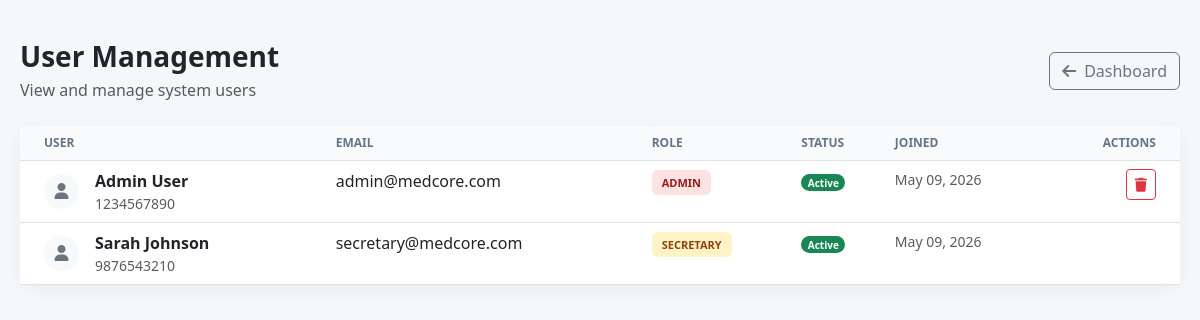
/hospital-booking-system-main/users.php (signed in), run on the app's committed database.
### tables this page shows
CREATE TABLE users (
    id INT PRIMARY KEY AUTO_INCREMENT,
    first_name VARCHAR(50) NOT NULL,
    last_name VARCHAR(50) NOT NULL,
    email VARCHAR(100) UNIQUE NOT NULL,
    phone VARCHAR(20) UNIQUE,
    password_hash VARCHAR(255) NOT NULL,
    role ENUM('admin', 'secretary', 'doctor', 'patient') NOT NULL,
    profile_photo VARCHAR(255),
    status ENUM('active', 'inactive', 'blocked') DEFAULT 'active',
    created_at TIMESTAMP DEFAULT CURRENT_TIMESTAMP,
    updated_at TIMESTAMP DEFAULT CURRENT_TIMESTAMP ON UPDATE CURRENT_TIMESTAMP,
    last_login TIMESTAMP NULL,
    remember_token VARCHAR(255) NULL,
    two_factor_enabled BOOLEAN DEFAULT FALSE,
    INDEX idx_email (email),
    INDEX idx_role (role),
    INDEX idx_status (status)
);

### hospital-booking-system-main/functions.php (called while the page is built, shortened)
<?php
function isLoggedIn() {
    return isset($_SESSION['logged_in']) && $_SESSION['logged_in'] === true;
}
function getCurrentUserId() {
    return isLoggedIn() ? $_SESSION['user_id'] : null;
}
?>

### hospital-booking-system-main/users.php (the view, shortened to what this page needs)
<?php
require_once 'functions.php';
$query = "SELECT * FROM users ORDER BY created_at DESC";
$result = mysqli_query($link, $query);
$users = [];
while ($row = mysqli_fetch_assoc($result)) {
    $users[] = $row;
}
?>
<!DOCTYPE html>
<html lang="en">
<head>
    <link href="https://cdn.jsdelivr.net/npm/bootstrap@5.3.0/dist/css/bootstrap.min.css" rel="stylesheet">
    <link rel="stylesheet" href="https://cdnjs.cloudflare.com/ajax/libs/font-awesome/6.4.0/css/all.min.css">
</head>
<body>
    <div class="main-container">
        <div class="d-flex justify-content-between align-items-center mb-4">
            <div>
                <h1 class="h3 fw-bold mb-1">User Management</h1>
                <p class="text-muted mb-0">View and manage system users</p>
            </div>
            <a href="index.php" class="btn btn-outline-secondary"><i class="fas fa-arrow-left me-2"></i>Dashboard</a>
        </div>
        <div class="card">
            <div class="card-body p-0">
                <div class="table-responsive">
                    <table class="table table-hover mb-0">
                        <thead>
                            <tr>
                                <th class="ps-4">User</th>
                                <th>Email</th>
                                <th>Role</th>
                                <th>Status</th>
                                <th>Joined</th>
                                <th class="text-end pe-4">Actions</th>
                            </tr>
                        </thead>
                        <tbody>
                            <?php foreach ($users as $u): ?>
                                <tr>
                                    <td class="ps-4">
                                        <div class="d-flex align-items-center">
                                            <div class="avatar-sm me-3 bg-light rounded-circle d-flex align-items-center justify-content-center" style="width: 35px; height: 35px;">
                                                <i class="fas fa-user text-secondary"></i>
                                            </div>
                                            <div>
                                                <div class="fw-bold text-dark"><?php echo htmlspecialchars($u['first_name'] . ' ' . $u['last_name']); ?></div>
                                                <div class="text-muted small"><?php echo htmlspecialchars($u['phone']); ?></div>
                                            </div>
                                        </div>
                                    </td>
                                    <td><?php echo htmlspecialchars($u['email']); ?></td>
                                    <td>
                                        <span class="badge-role role-<?php echo $u['role']; ?>">
                                            <?php echo strtoupper($u['role']); ?>
                                        </span>
                                    </td>
                                    <td>
                                        <span class="badge bg-<?php echo $u['status'] === 'active' ? 'success' : 'danger'; ?> rounded-pill" style="font-size: 10px;">
                                            <?php echo ucfirst($u['status']); ?>
                                        </span>
                                    </td>
                                    <td class="text-muted small"><?php echo date('M d, Y', strtotime($u['created_at'])); ?></td>
                                    <td class="text-end pe-4">
                                        <?php if ($u['id'] !== getCurrentUserId()): ?>
                                            <a href="?delete=<?php echo $u['id']; ?>" class="btn btn-sm btn-outline-danger" onclick="return confirm('Are you sure?')">
                                                <i class="fas fa-trash"></i>
                                            </a>
                                        <?php endif; ?>
                                    </td>
                                </tr>
                            <?php endforeach; ?>
                        </tbody>
                    </table>
                </div>
            </div>
        </div>
    </div>
</body>
</html>

### hospital-booking-system-main/users.php (style rules this page uses)
body { background: #f5f7fa; font-family: 'Segoe UI', sans-serif; }
.main-container { max-width: 1200px; margin: 40px auto; padding: 0 20px; }
.card { background: white; border-radius: 15px; border: none; box-shadow: 0 5px 15px rgba(0,0,0,0.05); }
.table thead th { border-top: none; background: #f8fafc; text-transform: uppercase; font-size: 12px; font-weight: 700; color: #64748b; }
.badge-role { font-size: 11px; font-weight: 700; padding: 5px 10px; border-radius: 6px; }
.role-admin { background: #fee2e2; color: #991b1b; }
.role-secretary { background: #fef3c7; color: #92400e; }

### data on the page
users: first_name+last_name "Admin User", phone "1234567890", email "admin@medcore.com", role "ADMIN", status "Active", created_at "May 09, 2026"
users: first_name+last_name "Sarah Johnson", phone "9876543210", email "secretary@medcore.com", role "SECRETARY", status "Active", created_at "May 09, 2026"
